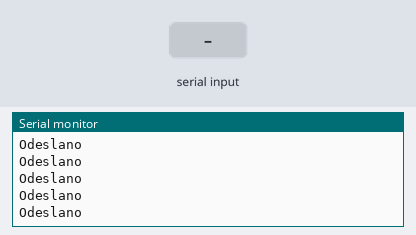
A sketch run on a simulated ESP32-S3. On the bench: the last lines printed to the serial monitor. The inputs (shaded band) are chosen by the test bench.

Above: at 1.2 s.
1.3 s: "1\n" received over the second serial link
At 1.31 s:
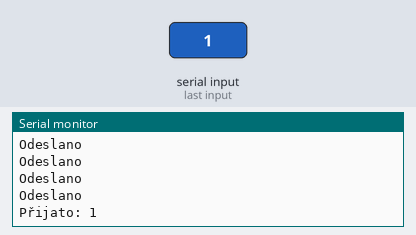
2.8 s: "0\n" received over the second serial link
4.3 s: "2\n" received over the second serial link
At 4.32 s:
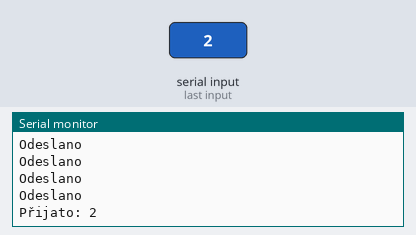

Measured:
- after the input at 1.3 s, the serial monitor: prints a new line at once (image 1)
- after the input at 4.3 s, the serial monitor: prints a new line at once (image 2)

The sketch:

UART_ESP32.ino
```cpp
#include <stdint.h>
#include <HardwareSerial.h>

HardwareSerial mySerial(1); // UART1

//http://wiki.fluidnc.com/en/hardware/ESP32-S3_Pin_Reference


int mydata = 0;
int mydataZ = 9999999;

uint8_t dataRequested = 0x00;
uint8_t errdataRequested = 0x01;
uint8_t sendingData = 0;
uint8_t receivedData = 0;


//////////////////////////////////// FUNCTION ///////////////////////////////////////////////////

void receiveDataFromESP32_S3(){

  // Zkontroluj, zda jsou v bufferu dostupná data
  if (mySerial.available() > 0) {

    String receivedData = mySerial.readStringUntil('\n'); // Čte až do nového řádku
    Serial.print("Přijato: ");
    Serial.println(receivedData);
  }


}

void sentToESP32_S3(){

  mySerial.println("Testovaci zprava z ESP32");
  Serial.println("Odeslano");
}


//////////////////////////////////// SETUP ///////////////////////////////////////////////////
void setup() {
  Serial.begin(115200);

  mySerial.begin(115200, SERIAL_8N1, 21, 22); // UART1: RX na GPIO16, TX na GPIO17

  Serial.println("UART RX Buffer Test - Připraven");

}


//////////////////////////////////// LOOP ///////////////////////////////////////////////////
void loop() {

  sentToESP32_S3();

  receiveDataFromESP32_S3();

  delay(100);
}
```
